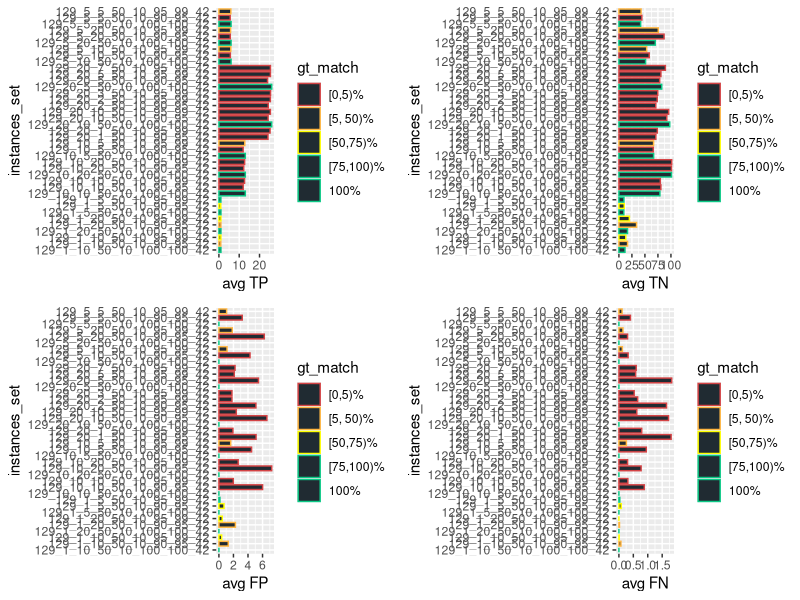
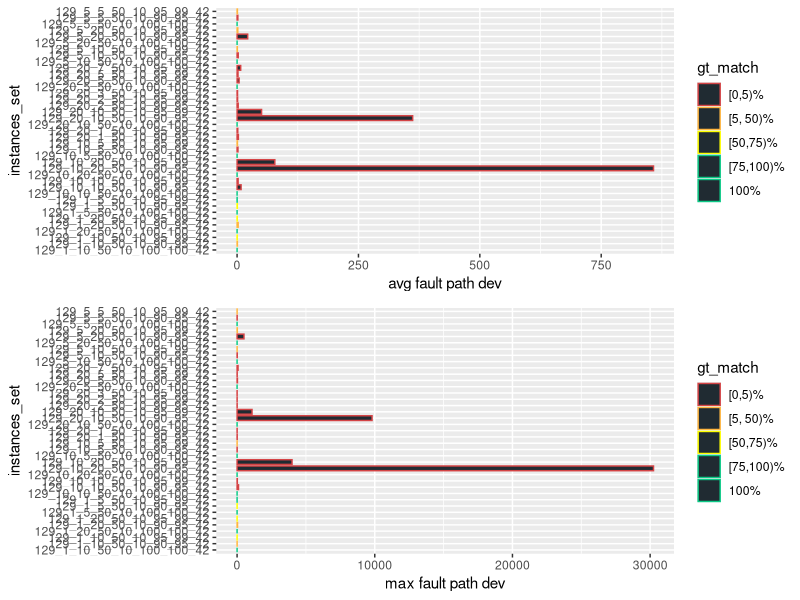
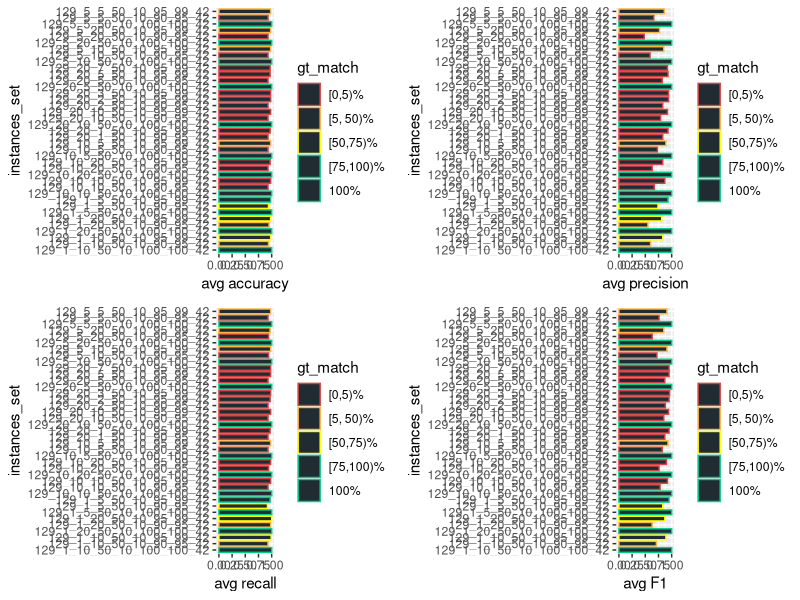
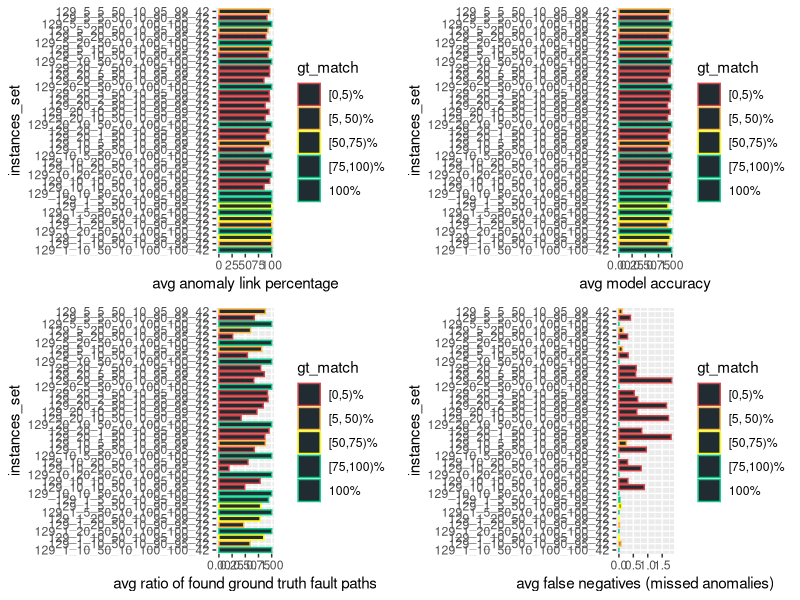
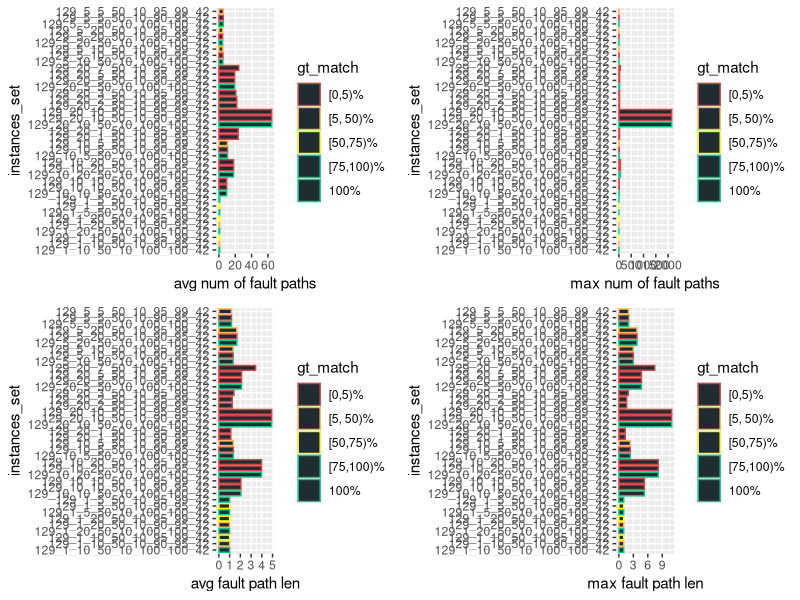

Source code (R) for these figures, in order:
library(ggplot2)
library(gridExtra)

BAR_COLOR <- c(rgb(32, 43, 50, maxColorValue = 255))
BAR_DEF <- geom_bar(stat = "identity", fill = BAR_COLOR, width = 0.75)
COLOR_VALS <- c("#d44345", "#ffb641", "#ffff00", "#0bc986", "#0bc986")

gen_multi_plot_four <- function(
        pp1, pp2, pp3, pp4, y, x1, x2, x3, x4, filename
    ) {
    fpp1 <- pp1 + BAR_DEF + coord_flip() + xlab(y) + ylab(x1) + scale_color_manual(values = color_mapping)
    fpp2 <- pp2 + BAR_DEF + coord_flip() + xlab(y) + ylab(x2) + scale_color_manual(values = color_mapping)
    fpp3 <- pp3 + BAR_DEF + coord_flip() + xlab(y) + ylab(x3) + scale_color_manual(values = color_mapping)
    fpp4 <- pp4 + BAR_DEF + coord_flip() + xlab(y) + ylab(x4) + scale_color_manual(values = color_mapping)
    combined_plot <- grid.arrange(fpp1, fpp2, fpp3, fpp4, ncol = 2)
    ggsave(combined_plot, file = filename, width = 12, height = 6)
}

gen_multi_plot_two <- function(pp1, pp2, y, x1, x2, filename) {
    fpp1 <- pp1 + BAR_DEF + coord_flip() + xlab(y) + ylab(x1) + scale_color_manual(values = color_mapping)
    fpp2 <- pp2 + BAR_DEF + coord_flip() + xlab(y) + ylab(x2) + scale_color_manual(values = color_mapping)
    combined_plot <- grid.arrange(fpp1, fpp2, ncol = 1)
    ggsave(combined_plot, file = filename, width = 12, height = 6)
}

input <- read.csv(file = "cumulative_res.csv", header = TRUE, sep = ",")

# instead of the percentage value factor(gt_match_perc) for which I'd need 100
# colors, I only want to color / group them into 5 groups
LABELS <- c("[0,5)%", "[5, 50)%", "[50,75)%", "[75,100)%", "100%")
color_mapping <- setNames(COLOR_VALS, LABELS)

input$gt_match <- cut(
    input$gt_match_perc,
    breaks = c(0, 5, 50, 75, 100, Inf),
    labels = LABELS,
    include.lowest = TRUE,
    right = FALSE
)

p1 <- ggplot(
    data = input, aes_string(
        x = "instance_set", y = "avg_tp", color = "gt_match", group = "gt_match"
    )
)

p2 <- ggplot(
    data = input, aes_string(
        x = "instance_set", y = "avg_tn", color = "gt_match", group = "gt_match"
    )
)

p3 <- ggplot(
    data = input, aes_string(
        x = "instance_set", y = "avg_fp", color = "gt_match", group = "gt_match"
    )
)

p4 <- ggplot(
    data = input, aes_string(
        x = "instance_set", y = "avg_fn", color = "gt_match", group = "gt_match"
    )
)

# confusion matrix multiplot
gen_multi_plot_four(p1, p2, p3, p4, "instances_set", "avg TP", "avg TN", "avg FP", "avg FN", "confusion_matrix.png")

p1 <- ggplot(
    data = input, aes_string(
        x = "instance_set", y = "fp_dev_mean", color = "gt_match", group = "gt_match"
    )
)

p2 <- ggplot(
    data = input, aes_string(
        x = "instance_set", y = "fp_dev_max", color = "gt_match", group = "gt_match"
    )
)

# fault path dev multiplot
gen_multi_plot_two(p1, p2, "instances_set", "avg fault path dev", "max fault path dev", "fault_path_dev.png")

p1 <- ggplot(
    data = input, aes_string(
        x = "instance_set", y = "avg_acc", color = "gt_match", group = "gt_match"
    )
)

p2 <- ggplot(
    data = input, aes_string(
        x = "instance_set", y = "avg_prec", color = "gt_match", group = "gt_match"
    )
)

p3 <- ggplot(
    data = input, aes_string(
        x = "instance_set", y = "avg_rec", color = "gt_match", group = "gt_match"
    )
)

p4 <- ggplot(
    data = input, aes_string(
        x = "instance_set", y = "avg_f1", color = "gt_match", group = "gt_match"
    )
)

# common eval metrics
gen_multi_plot_four(p1, p2, p3, p4, "instances_set", "avg accuracy", "avg precision", "avg recall", "avg F1", "eval_metrics.png")

p1 <- ggplot(
    data = input, aes_string(
        x = "instance_set", y = "avg_ano_link_perc", color = "gt_match", group = "gt_match"
    )
)

p2 <- ggplot(
    data = input, aes_string(
        x = "instance_set", y = "avg_model_acc", color = "gt_match", group = "gt_match"
    )
)

p3 <- ggplot(
    data = input, aes_string(
        x = "instance_set", y = "avg_ratio_of_found_gtfp", color = "gt_match", group = "gt_match"
    )
)

p4 <- ggplot(
    data = input, aes_string(
        x = "instance_set", y = "avg_fn", color = "gt_match", group = "gt_match"
    )
)

# anomaly link perc + model acc
gen_multi_plot_four(
    p1, p2, p3, p4,
    "instances_set",
    "avg anomaly link percentage",
    "avg model accuracy",
    "avg ratio of found ground truth fault paths",
    "avg false negatives (missed anomalies)",
    "gt_analysis.png"
)

p1 <- ggplot(
    data = input, aes_string(
        x = "instance_set", y = "avg_num_fault_paths", color = "gt_match", group = "gt_match"
    )
)

p2 <- ggplot(
    data = input, aes_string(
        x = "instance_set", y = "max_num_fault_paths", color = "gt_match", group = "gt_match"
    )
)

p3 <- ggplot(
    data = input, aes_string(
        x = "instance_set", y = "avg_fault_path_len", color = "gt_match", group = "gt_match"
    )
)

p4 <- ggplot(
    data = input, aes_string(
        x = "instance_set", y = "max_fault_path_len", color = "gt_match", group = "gt_match"
    )
)

# fault path plot
gen_multi_plot_four(p1, p2, p3, p4, "instances_set", "avg num of fault paths", "max num of fault paths", "avg fault path len", "max fault path len", "fault_paths.png")
